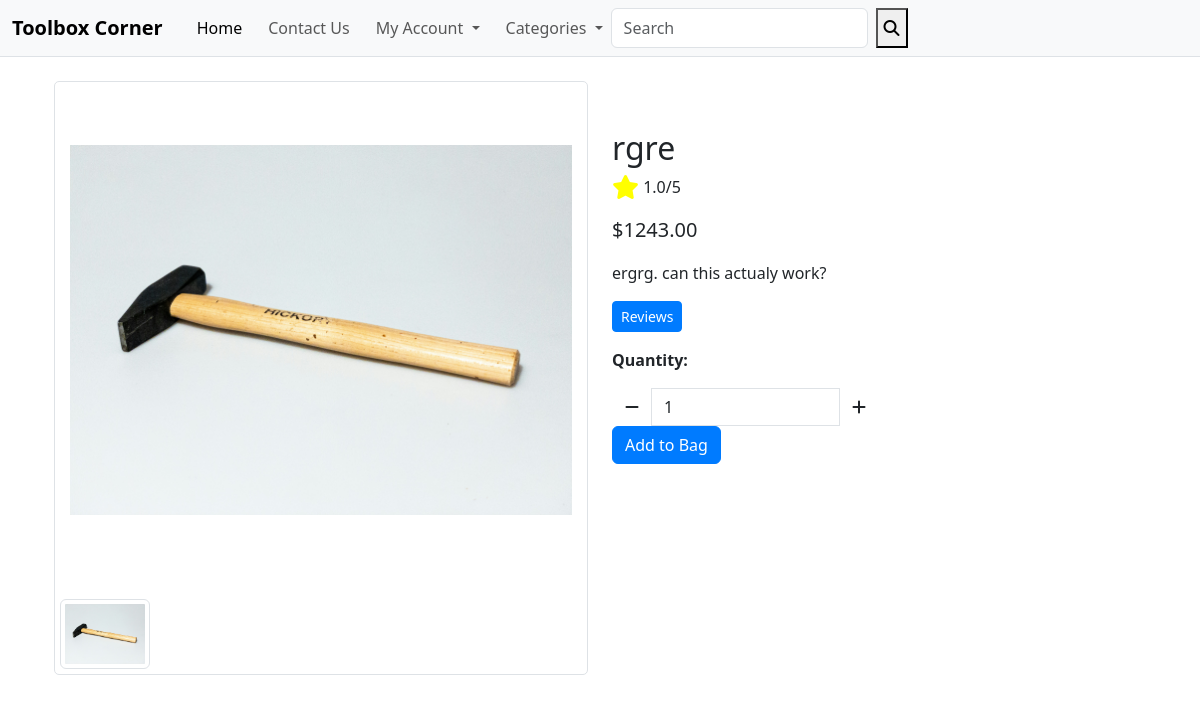
Page /products/product/5/ on the earlier database version.
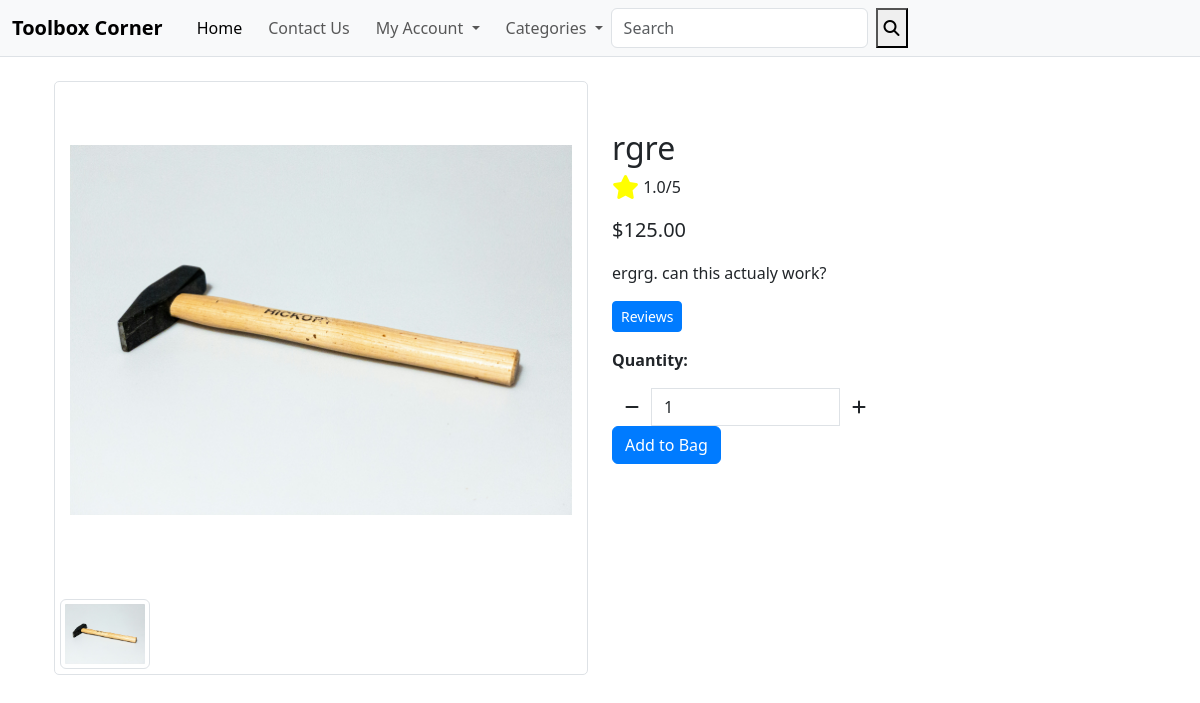
Same page on the later database version.
### website/models.py (models this page shows, shortened)
class Product(models.Model):
    name = models.CharField(max_length=100)
    description = models.TextField(max_length=300)
    price = models.DecimalField(max_digits=10, decimal_places=2)
    created_by = models.ForeignKey(User, null=True, blank=True, on_delete=models.SET_NULL)
    created_at = models.DateTimeField(auto_now_add=True)
    modified_at = models.DateTimeField(auto_now=True)
    category = models.ForeignKey(Category, null=True, blank=True, on_delete=models.SET_NULL, related_name='products')

class ProductImage(models.Model):
    product = models.ForeignKey(Product, on_delete=models.CASCADE, related_name='images')
    image = models.ImageField(null=True, blank=True)
    alt = models.CharField(max_length=50, blank=True, null=True)

### website/views.py (the view)
# urls.py: path('product/<int:product_id>/', views.product_detail, name='product_detail'),
def product_detail(request, product_id):
    product = get_object_or_404(Product, id=product_id)
    product_images = ProductImage.objects.filter(product=product)
    average_rating = Review.objects.filter(product=product).aggregate(Avg('stars'))['stars__avg']
    context = {
        'product': product,
        'product_images': product_images,
        'MEDIA_URL': settings.MEDIA_URL,
        'average_rating': average_rating,
    }
    return render(request, 'website/product_detail.html', context)

### templates/website/product_detail.html (shortened to what this page needs)
{% extends 'base.html' %}
{% block content %}
<div class="container">
    <div class="row">
        <div class="col-md-6">
            <div class="card">
                <div class="image-container my-5">
                    {% if product.images.all %}
                        <img id="main-image" class="card-img-top img-fluid" src="{{ product.images.first.image.url }}" alt="{{ product.name }}">
                    {% else %}
                        <img id="main-image" class="card-img-top img-fluid" src="{{ MEDIA_URL }}noimage.png" alt="No Image Available">
                    {% endif %}
                </div>
                <div class="mt-3">
                    <div class="row">
                        {% for image in product.images.all %}
                            <div class="col-md-3">
                                <a href="#" onclick="showImage('{{ image.image.url }}')">
                                    <img class="img-thumbnail more-image" src="{{ image.image.url }}" alt="{{ image.alt }}">
                                </a>
                            </div>
                        {% endfor %}
                    </div>
                </div>
            </div>
        </div>
        <div class="col-md-6">
            <div class="product-details-container mt-5">
                <h2>{{ product.name }}</h2>
                <p><i class="fa-solid fa-star fa-xl" style="color: #ffff00;"></i>  {{ average_rating|default:"No reviews yet" }}/5</p>
                <p class="lead mb-3">${{ product.price }}</p>
                <p>{{ product.description }}</p>
                <a href="{% url 'review_list' product.id %}" class="btn btn-primary btn-sm">Reviews</a>
                <form class="form" action="{% url 'add_to_bag' product.id %}" method="POST">
                    <div class="form-row">
                        <div class="col-12">
                            <p class="mt-3"><strong>Quantity:</strong></p>
                            <div class="form-group w-50">
                                <div class="input-group">
                                    <div class="input-group-prepend">
                                        <button class="decrement-qty btn btn-black rounded-0" data-item_id="{{ product.id }}" id="decrement-qty_{{ product.id }}">
                                            <span class="icon">
                                                <i class="fas fa-minus"></i>
                                            </span>
                                        </button>
                                    </div>
                                    <input class="form-control qty_input" type="number" name="quantity" value="1" min="1" max="99" data-item_id="{{ product.id }}" id="id_qty_{{ product.id }}">
                                    <div class="input-group-append">
                                        <button class="increment-qty btn btn-black rounded-0" data-item_id="{{ product.id }}" id="increment-qty_{{ product.id }}">
                                            <span class="icon">
                                                <i class="fas fa-plus"></i>
                                            </span>
                                        </button>
                                    </div>
                                </div>
                            </div>
                        </div>
                        <div class="col-6">
                            <button type="submit" class="btn btn-primary">Add to Bag</button>
                        </div>
                    </div>
                </form>
            </div>
        </div>
    </div>
</div>
{% endblock %}

Differences in the rows shown:
changed Product "rgre": price "1243.00" → "125.00"
